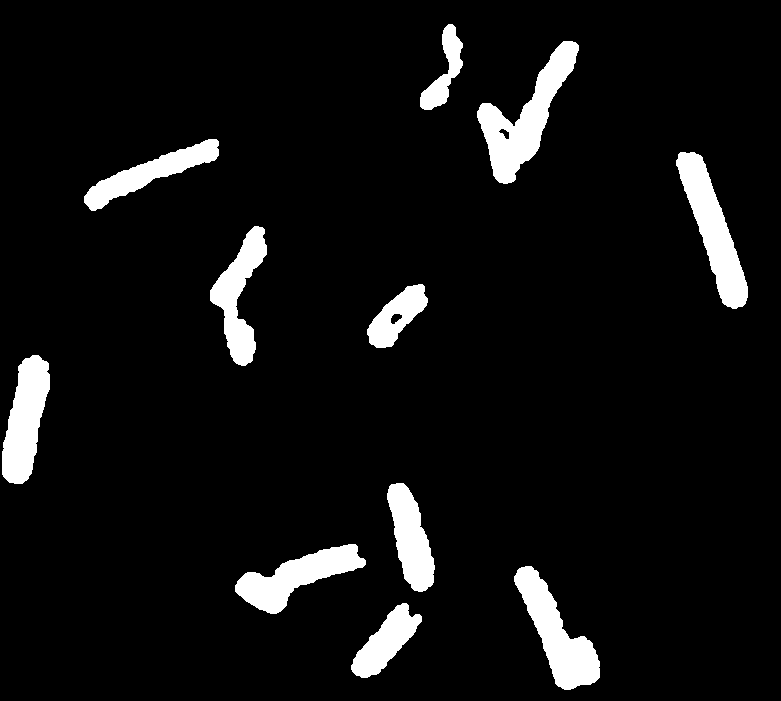
#> input picture CV_exercise#4/bacteria.png, 781 x 701 px, found by its file name; the run also reads 1 picture not shown here
$ python run_ablation_cv4_revised.py
#> lines starting #> are read from the running program, lines starting #| are printed output that depends on the picture; after the words box and inside, x2 and y2 are one past the last pixel; in counts of white or black regions, pixels touching at a corner belong together
import csv
from pathlib import Path
import numpy as np
import cv2
import matplotlib
matplotlib.use('Agg')
import matplotlib.pyplot as plt
from scipy.ndimage import grey_dilation, grey_erosion
from skimage.filters import threshold_otsu
from skimage.color import label2rgb
from skimage.measure import label
from docx import Document
from docx.shared import Inches, Pt, RGBColor
from docx.oxml.ns import qn
from docx.oxml import OxmlElement

ROOT = Path(r"c:\Users\lmhst\git\roboticsCV\CV_exercise#4")
OUT = ROOT / "outputs"
OUT.mkdir(exist_ok=True)
rows = []


def add_row(ex, param, value, out, analysis, metric=''):
    rows.append({
        'Exercise': f'Exercise {ex}',
        'Parameter': str(param),
        'Value': str(value),
        'Output file': str(out.relative_to(ROOT)).replace('\\', '/'),
        'Visual change': '',
        'Optional metric': metric,
        'One-line analysis': analysis,
    })


def save3(a, b, c, t1, t2, t3, out, cmap='gray'):
    plt.figure(figsize=(12, 4))
    plt.subplot(1, 3, 1); plt.imshow(a, cmap=cmap); plt.title(t1); plt.axis('off')
    plt.subplot(1, 3, 2); plt.imshow(b, cmap=cmap); plt.title(t2); plt.axis('off')
    plt.subplot(1, 3, 3); plt.imshow(c, cmap=cmap); plt.title(t3); plt.axis('off')
    plt.tight_layout(); plt.savefig(out, dpi=140); plt.close()

# Exercise 1: Binary dilation (kernel study)
exd = OUT / 'ex1_binary_dilation'; exd.mkdir(exist_ok=True)
img = cv2.imread(str(ROOT / 'bacteria.png'), cv2.IMREAD_GRAYSCALE)
#> img: shape (701, 781); 6.7% white; 11 white regions, largest, box (x1, y1, x2, y2) and area: (477, 41, 579, 184) 5078, (676, 152, 748, 309) 4453, (514, 566, 600, 690) 4363
for k in [10, 20, 30]:
    se = cv2.getStructuringElement(cv2.MORPH_ELLIPSE, (k, k))
    d = cv2.dilate(img, se)
    out = exd / f'ex1_disk_{k}.png'
    save3(img, d, cv2.absdiff(d, img), '원본', f'dilation disk={k}', 'difference', out)
    add_row(1, 'disk_size', k, out, f'disk={k}에서 전경이 확장되고 작은 공백이 메워졌다.', f'diff_mean={float(np.mean(cv2.absdiff(d, img))):.2f}')

# Exercise 2: Binary erosion (kernel study)
exd = OUT / 'ex2_binary_erosion'; exd.mkdir(exist_ok=True)
for k in [3, 7, 11]:
    se = cv2.getStructuringElement(cv2.MORPH_ELLIPSE, (k, k))
    e = cv2.erode(img, se)
    out = exd / f'ex2_disk_{k}.png'
    save3(img, e, cv2.absdiff(img, e), '원본', f'erosion disk={k}', 'difference', out)
    add_row(2, 'disk_size', k, out, f'disk={k}에서 침식이 강해져 얇은 구조가 감소했다.', f'diff_mean={float(np.mean(cv2.absdiff(img, e))):.2f}')
#> this loop made 3 passes
#> se on pass 1: [[0, 1, 0], [1, 1, 1], [0, 1, 0]]

# Exercise 3: Binary erosion coins (shape/size study in original code)
exd = OUT / 'ex3_binary_erosion_coins'; exd.mkdir(exist_ok=True)
cir = cv2.imread(str(ROOT / 'circles.png'), cv2.IMREAD_GRAYSCALE)
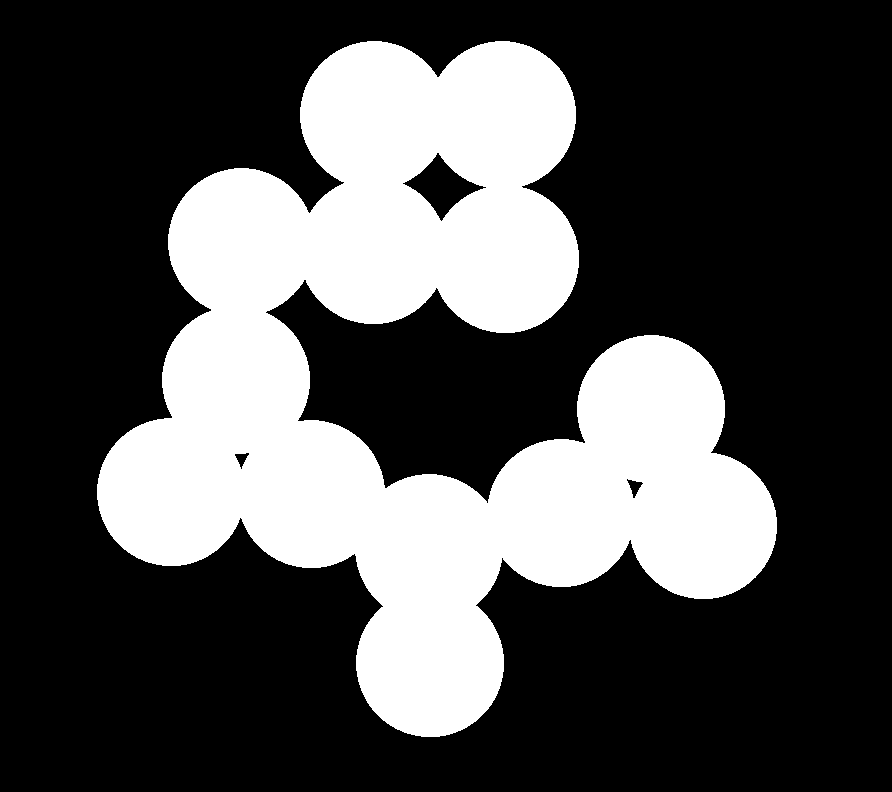
#> input picture CV_exercise#4/circles.png, 892 x 792 px, found by its file name
#> cir: shape (792, 892); 30.2% white; 1 white region, box (x1, y1, x2, y2) and area: (97, 41, 777, 737) 213353
for shape, size in [('square', 30), ('square', 70), ('square', 96), ('disk', 30), ('disk', 70), ('disk', 96)]:
    if shape == 'square':
        se = cv2.getStructuringElement(cv2.MORPH_RECT, (size, size))
    else:
        se = cv2.getStructuringElement(cv2.MORPH_ELLIPSE, (size, size))
    e = cv2.erode(cir, se)
    out = exd / f'ex3_{shape}_{size}.png'
    save3(cir, e, cv2.absdiff(cir, e), '원본', f'{shape} {size}', 'difference', out)
    add_row(3, 'SE(shape,size)', f'{shape},{size}', out, f'{shape} {size}에서 동전 분리 양상이 달라졌다.', f'fg_ratio={float(np.mean(e>0)):.4f}')

# Exercise 4: Binary erosion fence (length is core)
exd = OUT / 'ex4_binary_erosion_fence'; exd.mkdir(exist_ok=True)
fence = cv2.imread(str(ROOT / 'fence.jpg'), cv2.IMREAD_GRAYSCALE)
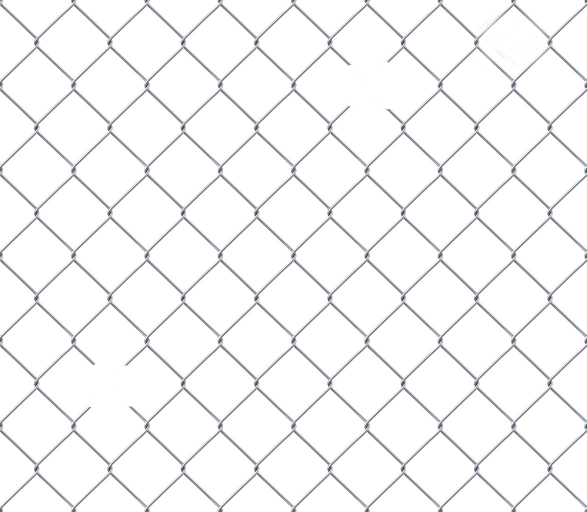
#> input picture CV_exercise#4/fence.jpg, 1173 x 1023 px, found by its file name (shown at 1/2 size)
#> fence: shape (1023, 1173); min 3, max 255, mean 245.9
_, bw_f = cv2.threshold(fence, 0, 255, cv2.THRESH_BINARY + cv2.THRESH_OTSU)
#> bw_f: shape (1023, 1173); 93.1% white; 325 black regions (314 under 20 px), largest, box (x1, y1, x2, y2) and area: (0, 0, 1173, 1023) 73965, (876, 690, 1173, 1023) 4172, (0, 0, 223, 250) 2711
for length in [101, 151, 201]:
    se = cv2.getStructuringElement(cv2.MORPH_CROSS, (length, length))
    det = cv2.erode(bw_f, se)
    out = exd / f'ex4_length_{length}.png'
    save3(fence, bw_f, det, '원본', 'binarized', f'eroded length={length}', out)
    add_row(4, 'cross_length', length, out, f'길이 {length}에서 fence 검출 폭이 달라졌다.', f'fg_ratio={float(np.mean(det>0)):.4f}')
#> this loop made 3 passes
#> pass 1, `se = cv2.getStructuringElement(cv2.MORPH_CROSS, (length, length))`:
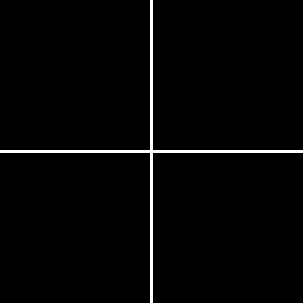
#> se: shape (101, 101) (shown 3 times larger); values 0 (black) and 1 (white), 2% white in thin lines or dots

# Exercise 5: Small hole removal (keep kernel=10, vary threshold)
exd = OUT / 'ex5_small_hole_removal'; exd.mkdir(exist_ok=True)
peter = cv2.imread(str(ROOT / 'peter.png'), cv2.IMREAD_GRAYSCALE)
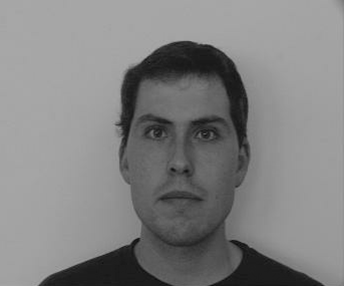
#> input picture CV_exercise#4/peter.png, 344 x 286 px, found by its file name
#> peter is the input picture: shape (286, 344); min 13, max 171, mean 129.8
se10 = cv2.getStructuringElement(cv2.MORPH_RECT, (10, 10))
for th in [90, 100, 110]:
    _, mask = cv2.threshold(peter, th, 255, cv2.THRESH_BINARY_INV)
    dil = cv2.dilate(mask, se10)
    clo = cv2.erode(dil, se10)
    diff = cv2.subtract(clo, mask)
    out = exd / f'ex5_threshold_{th}.png'
    save3(mask, clo, diff, f'binary t={th}', 'closed', 'filled holes', out)
    add_row(5, 'threshold', th, out, f'threshold={th}에서 hole 채움 대상 영역이 변했다.', f'filled_ratio={float(np.mean(diff>0)):.4f}')
#> clo: shape (286, 344); 30.3% white; 1 white region, box (x1, y1, x2, y2) and area: (40, 42, 325, 286) 29853
#> dil: shape (286, 344); 35.2% white; 1 white region, box (x1, y1, x2, y2) and area: (34, 37, 330, 286) 34627
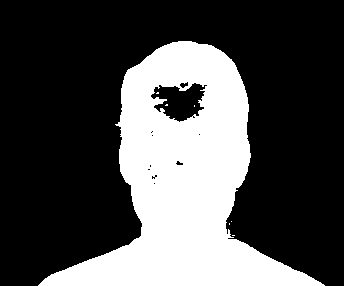
#> mask: shape (286, 344); 30.2% white; 7 white regions (6 under 20 px), largest, box (x1, y1, x2, y2) and area: (38, 41, 325, 286) 29655

# Exercise 6: Binary edge detection (kernel fixed, mode study)
exd = OUT / 'ex6_binary_edge_detection'; exd.mkdir(exist_ok=True)
clip = cv2.imread(str(ROOT / 'cliparts.png'), cv2.IMREAD_GRAYSCALE)
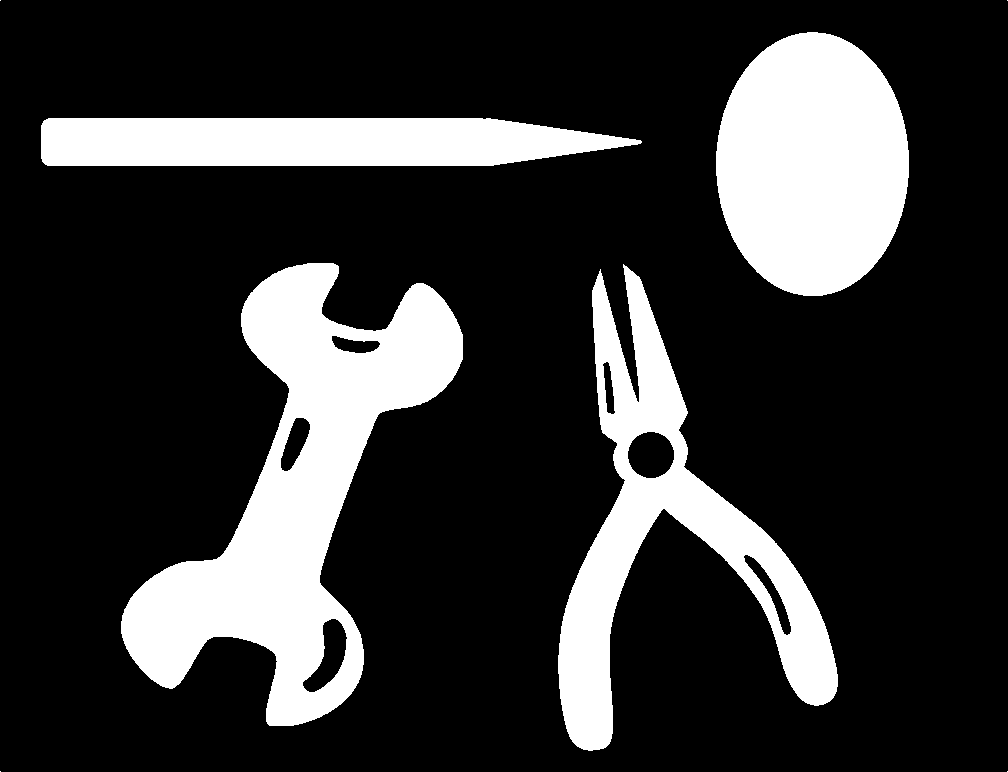
#> input picture CV_exercise#4/cliparts.png, 1008 x 772 px, found by its file name
#> clip: shape (772, 1008); 20.6% white; 8 white regions (4 under 20 px), largest, box (x1, y1, x2, y2) and area: (121, 263, 463, 726) 58945, (716, 32, 909, 296) 39998, (558, 264, 838, 751) 36254, (41, 118, 642, 166) 25407
se9 = cv2.getStructuringElement(cv2.MORPH_ELLIPSE, (9, 9))
dil = cv2.dilate(clip, se9)
#> dil: shape (772, 1008); 23.9% white; 8 white regions (4 under 20 px), largest, box (x1, y1, x2, y2) and area: (117, 259, 467, 730) 67112, (554, 260, 842, 755) 45504, (712, 28, 913, 300) 43000, (37, 114, 646, 170) 30433
ero = cv2.erode(clip, se9)
#> ero: shape (772, 1008); 17.3% white; 5 white regions (1 under 20 px), largest, box (x1, y1, x2, y2) and area: (125, 267, 459, 722) 50575, (720, 36, 905, 292) 37096, (562, 274, 834, 747) 26729, (45, 122, 624, 162) 20499
edge1 = cv2.subtract(dil, clip)
#> edge1: shape (772, 1008); 3.3% white; 14 white regions (4 under 20 px), largest, box (x1, y1, x2, y2) and area: (554, 260, 842, 755) 7628, (117, 259, 467, 730) 6591, (37, 114, 646, 170) 5026
edge2 = cv2.subtract(clip, ero)
#> edge2: shape (772, 1008); 3.3% white; 13 white regions (4 under 20 px), largest, box (x1, y1, x2, y2) and area: (558, 264, 838, 751) 8052, (121, 263, 463, 726) 6492, (41, 118, 642, 166) 4908
edge3 = cv2.add(edge1, edge2)
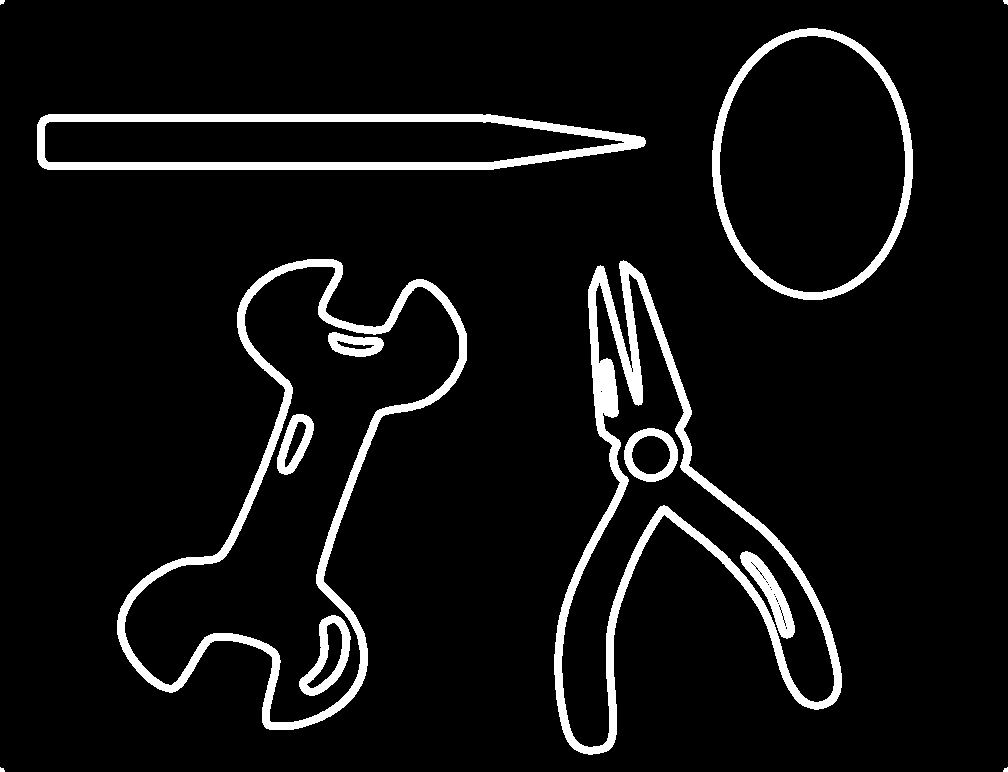
#> edge3: shape (772, 1008); 6.6% white; 13 white regions (4 under 20 px), largest, box (x1, y1, x2, y2) and area: (554, 260, 842, 755) 16035, (117, 259, 467, 730) 13083, (37, 114, 646, 170) 9934
for mode, edge in [('edge1_dilated_minus_orig', edge1), ('edge2_orig_minus_eroded', edge2), ('edge3_combined', edge3)]:
    out = exd / f'ex6_{mode}.png'
    save3(clip, edge, cv2.threshold(edge, 0, 255, cv2.THRESH_BINARY + cv2.THRESH_OTSU)[1], '원본', mode, 'binarized edge', out)
    add_row(6, 'edge_mode', mode, out, f'{mode} 방식에서 경계 응답 분포가 달랐다.', f'edge_mean={float(edge.mean()):.2f}')
#> this loop made 3 passes
#> mode on passes 1 to 3: 'edge1_dilated_minus_orig', 'edge2_orig_minus_eroded', 'edge3_combined'

# Exercise 7: 1D gray morph (original loop)
exd = OUT / 'ex7_1d_gray_morph'; exd.mkdir(exist_ok=True)
imgp = cv2.imread(str(ROOT / 'peter.png'), cv2.IMREAD_GRAYSCALE)
sig = imgp[150:249, 180]
#> sig = 99 values, max 114 at index 13, min 38 at index 47, mean 83.05
for length in [1, 11, 21]:
    se = np.ones((length,), dtype=np.uint8)
    d = grey_dilation(sig, footprint=se)
    e = grey_erosion(sig, footprint=se)
    out = exd / f'ex7_length_{length}.png'
    plt.figure(figsize=(10,4))
    plt.plot(sig, 'bo-', label='orig'); plt.plot(d, 'r-', label='dil'); plt.plot(e, 'g-', label='ero')
    plt.title(f'length={length}'); plt.legend(); plt.tight_layout(); plt.savefig(out, dpi=140); plt.close()
    add_row(7, 'SE_length', length, out, f'길이 {length}에서 1D 신호 envelope 폭이 달라졌다.', f'd_range={float(d.max()-d.min()):.2f}')
#> this loop made 3 passes
#> se on passes 1 to 2: [1], [1, 1, 1, 1, 1, 1, 1, 1, 1, 1, 1]

# Exercise 8: 2D gray morph (structuring element type in original code)
exd = OUT / 'ex8_2d_gray_morph'; exd.mkdir(exist_ok=True)
but = cv2.imread(str(ROOT / 'butterfly.png'))
se_defs = {
    'square_10': cv2.getStructuringElement(cv2.MORPH_RECT, (10,10)),
    'disk_17': cv2.getStructuringElement(cv2.MORPH_ELLIPSE, (17,17)),
    'double_line': np.pad(np.ones((2,18), dtype=np.uint8), ((0,16),(0,0))),
}
for name, se in se_defs.items():
    d = cv2.dilate(but, se)
    out = exd / f'ex8_{name}.png'
    save3(cv2.cvtColor(but, cv2.COLOR_BGR2RGB), cv2.cvtColor(d, cv2.COLOR_BGR2RGB), cv2.cvtColor(cv2.absdiff(d, but), cv2.COLOR_BGR2RGB), 'orig', name, 'difference', out, cmap=None)
    add_row(8, 'SE_type', name, out, f'{name} 구조요소에서 강조 방향과 연결 특성이 달라졌다.', f'diff_mean={float(np.mean(cv2.absdiff(d,but))):.2f}')
#> this loop made 3 passes
#> name on passes 1 to 3: 'square_10', 'disk_17', 'double_line'

# Exercise 9: Coin separation by gray dilation (kernel is core)
exd = OUT / 'ex9_coin_separation'; exd.mkdir(exist_ok=True)
coins = cv2.imread(str(ROOT / 'coins.png'), cv2.IMREAD_GRAYSCALE)
for size in [41, 61, 81]:
    se = cv2.getStructuringElement(cv2.MORPH_ELLIPSE, (size, size))
#> (the run stopped early here; a loop or call above may not have finished)
